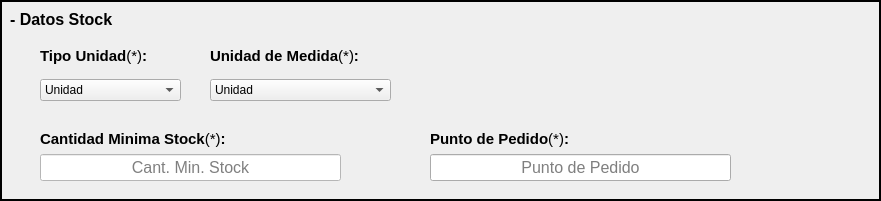
     <widget class="QFrame" name="frame_2">
      <property name="geometry">
       <rect>
        <x>10</x>
        <y>250</y>
        <width>881</width>
        <height>201</height>
       </rect>
      </property>
      <property name="frameShape">
       <enum>QFrame::WinPanel</enum>
      </property>
      <property name="frameShadow">
       <enum>QFrame::Plain</enum>
      </property>
      <property name="lineWidth">
       <number>1</number>
      </property>
      <widget class="QLabel" name="label_datStock">
       <property name="geometry">
        <rect>
         <x>10</x>
         <y>10</y>
         <width>131</width>
         <height>19</height>
        </rect>
       </property>
       <property name="font">
        <font>
         <pointsize>12</pointsize>
         <weight>75</weight>
         <bold>true</bold>
        </font>
       </property>
       <property name="text">
        <string>- Datos Stock</string>
       </property>
      </widget>
      <widget class="QWidget" name="layoutWidget">
       <property name="geometry">
        <rect>
         <x>210</x>
         <y>40</y>
         <width>181</width>
         <height>61</height>
        </rect>
       </property>
       <layout class="QVBoxLayout" name="verticalLayout_7">
        <item>
         <widget class="QLabel" name="label_uniMed">
          <property name="font">
           <font>
            <pointsize>11</pointsize>
            <weight>75</weight>
            <bold>true</bold>
           </font>
          </property>
          <property name="text">
           <string>&lt;html&gt;&lt;head/&gt;&lt;body&gt;&lt;p&gt;Unidad de Medida&lt;span style=&quot; font-weight:400;&quot;&gt;(*)&lt;/span&gt;:&lt;/p&gt;&lt;/body&gt;&lt;/html&gt;</string>
          </property>
         </widget>
        </item>
        <item>
         <widget class="QComboBox" name="box_uniMedi">
          <property name="font">
           <font>
            <pointsize>9</pointsize>
           </font>
          </property>
          <property name="layoutDirection">
           <enum>Qt::LeftToRight</enum>
          </property>
          <item>
           <property name="text">
            <string>Unidad</string>
           </property>
          </item>
         </widget>
        </item>
       </layout>
       <zorder>box_uniMedi</zorder>
       <zorder>label_uniMed</zorder>
      </widget>
      <widget class="QWidget" name="layoutWidget_3">
       <property name="geometry">
        <rect>
         <x>40</x>
         <y>40</y>
         <width>141</width>
         <height>61</height>
        </rect>
       </property>
       <layout class="QVBoxLayout" name="verticalLayout_6">
        <item>
         <widget class="QLabel" name="label_tipoUni">
          <property name="font">
           <font>
            <pointsize>11</pointsize>
            <weight>75</weight>
            <bold>true</bold>
           </font>
          </property>
          <property name="text">
           <string>&lt;html&gt;&lt;head/&gt;&lt;body&gt;&lt;p&gt;Tipo Unidad&lt;span style=&quot; font-weight:400;&quot;&gt;(*)&lt;/span&gt;:&lt;/p&gt;&lt;/body&gt;&lt;/html&gt;</string>
          </property>
         </widget>
        </item>
        <item>
         <widget class="QComboBox" name="box_tipoUnid">
          <property name="font">
           <font>
            <pointsize>9</pointsize>
           </font>
          </property>
          <property name="layoutDirection">
           <enum>Qt::LeftToRight</enum>
          </property>
          <item>
           <property name="text">
            <string>Unidad</string>
           </property>
          </item>
         </widget>
        </item>
       </layout>
      </widget>
      <widget class="QWidget" name="layoutWidget_4">
       <property name="geometry">
        <rect>
         <x>430</x>
         <y>130</y>
         <width>301</width>
         <height>51</height>
        </rect>
       </property>
       <layout class="QVBoxLayout" name="verticalLayout_10">
        <item>
         <widget class="QLabel" name="label_puntPedi">
          <property name="font">
           <font>
            <pointsize>11</pointsize>
            <weight>75</weight>
            <bold>true</bold>
           </font>
          </property>
          <property name="text">
           <string>&lt;html&gt;&lt;head/&gt;&lt;body&gt;&lt;p&gt;Punto de Pedido&lt;span style=&quot; font-weight:400;&quot;&gt;(*)&lt;/span&gt;:&lt;/p&gt;&lt;/body&gt;&lt;/html&gt;</string>
          </property>
         </widget>
        </item>
        <item>
         <widget class="QLineEdit" name="input_puntoPedido">
          <property name="font">
           <font>
            <pointsize>12</pointsize>
           </font>
          </property>
          <property name="maxLength">
           <number>5</number>
          </property>
          <property name="alignment">
           <set>Qt::AlignCenter</set>
          </property>
          <property name="placeholderText">
           <string>Punto de Pedido</string>
          </property>
         </widget>
        </item>
       </layout>
      </widget>
      <widget class="QWidget" name="layoutWidget_5">
       <property name="geometry">
        <rect>
         <x>40</x>
         <y>130</y>
         <width>301</width>
         <height>51</height>
        </rect>
       </property>
       <layout class="QVBoxLayout" name="verticalLayout_9">
        <item>
         <widget class="QLabel" name="label_cantMinStock">
          <property name="font">
           <font>
            <pointsize>11</pointsize>
            <weight>75</weight>
            <bold>true</bold>
           </font>
          </property>
          <property name="text">
           <string>&lt;html&gt;&lt;head/&gt;&lt;body&gt;&lt;p&gt;Cantidad Minima Stock&lt;span style=&quot; font-weight:400;&quot;&gt;(*)&lt;/span&gt;:&lt;/p&gt;&lt;/body&gt;&lt;/html&gt;</string>
          </property>
         </widget>
        </item>
        <item>
         <widget class="QLineEdit" name="input_cantMinStock">
          <property name="font">
           <font>
            <pointsize>12</pointsize>
           </font>
          </property>
          <property name="styleSheet">
           <string notr="true">background-color: rgb(255, 255, 255);</string>
          </property>
          <property name="maxLength">
           <number>5</number>
          </property>
          <property name="alignment">
           <set>Qt::AlignCenter</set>
          </property>
          <property name="placeholderText">
           <string>Cant. Min. Stock</string>
          </property>
         </widget>
        </item>
       </layout>
      </widget>
     </widget>
